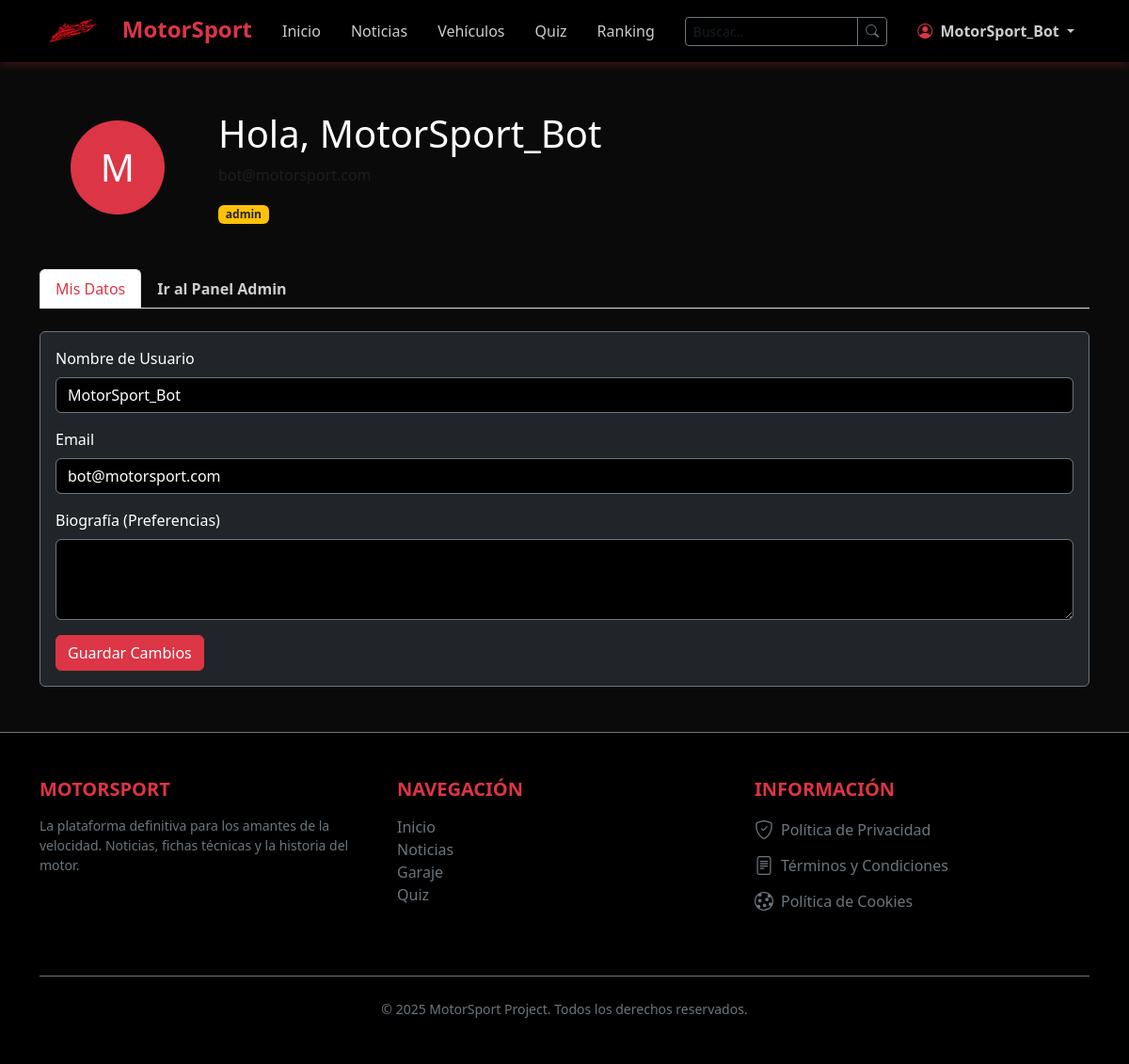
Screenshot of /perfil (signed in) with the database file from the repository.
### models.py (models this page shows, shortened)
class User(UserMixin, db.Model):
    __tablename__ = "users"
    id = db.Column(db.Integer, primary_key=True)
    username = db.Column(db.String(50), unique=True, nullable=False)
    email = db.Column(db.String(120), unique=True, nullable=False)
    password_hash = db.Column(db.String(255), nullable=False)
    role = db.Column(db.Enum("user", "editor", "admin"), default="user")
    settings = db.Column(db.JSON, nullable=True)
    score = db.Column(db.Integer, default=0)
    comments = db.relationship("Comment", backref="author_rel", lazy=True)

### app.py (the view)
@app.route("/perfil")
@login_required
def perfil():
    return render_template("perfil.html")

### app.py (called while the page is built)
@login_manager.user_loader
def load_user(user_id):
    return User.query.get(int(user_id))

### templates/perfil.html (shortened to what this page needs)
{% extends "base.html" %}
{% block content %}
<div class="container py-5">
    <div class="row align-items-center mb-5">
        <div class="col-md-2 text-center">
            <div class="bg-danger text-white rounded-circle d-flex align-items-center justify-content-center mx-auto"
                style="width: 100px; height: 100px; font-size: 2.5rem;">
                {{ current_user.username[0] | upper }}
            </div>
        </div>
        <div class="col-md-10">
            <h1 class="text-white">Hola, {{ current_user.username }}</h1>
            <p class="text-muted">{{ current_user.email }}</p>
            <span class="badge bg-warning text-dark">{{ current_user.role }}</span>
        </div>
    </div>
    <ul class="nav nav-tabs mb-4" id="myTab" role="tablist">
        <li class="nav-item">
            <button class="nav-link active" id="datos-tab" data-bs-toggle="tab" data-bs-target="#datos"
                type="button">Mis Datos</button>
        </li>
        {% if current_user.role == 'admin' %}
        <li class="nav-item">
            <a class="nav-link text-danger fw-bold" href="{{ url_for('admin_panel') }}">Ir al Panel Admin</a>
        </li>
        {% endif %}
    </ul>
    <div class="tab-content" id="myTabContent">
        <div class="tab-pane fade show active" id="datos">
            <div class="card bg-dark text-white border-secondary">
                <div class="card-body">
                    <form action="{{ url_for('editar_perfil') }}" method="POST">
                        <div class="mb-3">
                            <label class="form-label">Nombre de Usuario</label>
                            <input type="text" name="username" class="form-control bg-black text-white border-secondary"
                                value="{{ current_user.username }}">
                        </div>
                        <div class="mb-3">
                            <label class="form-label">Email</label>
                            <input type="email" name="email" class="form-control bg-black text-white border-secondary"
                                value="{{ current_user.email }}">
                        </div>
                        <div class="mb-3">
                            <label class="form-label">Biografía (Preferencias)</label>
                            <textarea name="bio" class="form-control bg-black text-white border-secondary"
                                rows="3">{{ current_user.settings.get('bio', '') if current_user.settings else '' }}</textarea>
                        </div>
                        <button type="submit" class="btn btn-danger">Guardar Cambios</button>
                    </form>
                </div>
            </div>
        </div>
    </div>
</div>
{% endblock %}

### templates/base.html (shortened to what this page needs)
<!DOCTYPE html>
<html lang="es">
<head>
    <link href="https://cdn.jsdelivr.net/npm/bootstrap@5.3.2/dist/css/bootstrap.min.css" rel="stylesheet">
    <link rel="stylesheet" href="https://cdn.jsdelivr.net/npm/bootstrap-icons@1.11.1/font/bootstrap-icons.css">
</head>
<body>
    <nav class="navbar navbar-expand-lg navbar-dark fixed-top">
        <div class="container">
            <a class="navbar-brand" href="{{ url_for('home') }}">
                <img src="{{ url_for('static', filename='images/logo.png') }}" alt="MotorSport"
                    style="height:40px; margin-right:10px;">
                <span>MotorSport</span>
            </a>
            <div class="collapse navbar-collapse" id="navbarNav">
                <ul class="navbar-nav mx-auto align-items-center">
                    <li class="nav-item">
                        <a class="nav-link {% if request.endpoint == 'home' %}active{% endif %}"
                            href="{{ url_for('home') }}">Inicio</a>
                    </li>
                    <li class="nav-item">
                        <a class="nav-link {% if request.endpoint == 'noticias' %}active{% endif %}"
                            href="{{ url_for('noticias') }}">Noticias</a>
                    </li>
                    <li class="nav-item">
                        <a class="nav-link {% if request.endpoint == 'vehiculos' %}active{% endif %}"
                            href="{{ url_for('vehiculos') }}">Vehículos</a>
                    </li>
                    <li class="nav-item">
                        <a class="nav-link {% if request.endpoint == 'quiz' %}active{% endif %}"
                            href="{{ url_for('quiz') }}">Quiz</a>
                    </li>
                    <li class="nav-item">
                        <a class="nav-link {% if request.endpoint == 'ranking' %}active{% endif %}"
                            href="{{ url_for('ranking') }}">Ranking</a>
                    </li>
                </ul>
                <form class="d-flex mx-3" action="{{ url_for('buscar') }}" method="GET">
                    <div class="input-group">
                        <input class="form-control form-control-sm bg-black text-white border-secondary" type="search"
                            name="q" placeholder="Buscar..." aria-label="Search">
                        <button class="btn btn-sm btn-outline-secondary" type="submit">
                            <i class="bi bi-search"></i>
                        </button>
                    </div>
                </form>
                <ul class="navbar-nav align-items-center">
                    {% if current_user.is_authenticated %}
                    <li class="nav-item dropdown">
                        <a class="nav-link dropdown-toggle btn btn-outline-dark border-0 text-white" href="#"
                            role="button" data-bs-toggle="dropdown">
                            <i class="bi bi-person-circle text-danger"></i>
                            <span class="fw-bold ms-1">{{ current_user.username }}</span>
                        </a>
                    </li>
                    {% else %}
                    <li class="nav-item">
                        <a class="btn btn-danger btn-sm px-4 rounded-pill fw-bold" href="{{ url_for('login') }}">
                            Acceder
                        </a>
                    </li>
                    {% endif %}
                </ul>
            </div>
        </div>
    </nav>
    <div style="padding-top: 70px; flex: 1;">
        {% block content %}{% endblock %}
    </div>
    <footer class="bg-black text-white border-top border-secondary mt-auto py-5">
        <div class="container">
            <div class="row gy-4">
                <div class="col-lg-4 col-md-6">
                    <h5 class="text-danger fw-bold text-uppercase mb-3">MotorSport</h5>
                    <p class="small text-secondary">
                        La plataforma definitiva para los amantes de la velocidad.
                        Noticias, fichas técnicas y la historia del motor.
                    </p>
                </div>
                <div class="col-lg-4 col-md-6">
                    <h5 class="text-danger fw-bold text-uppercase mb-3">Navegación</h5>
                    <ul class="list-unstyled text-secondary">
                        <li><a href="{{ url_for('home') }}"
                                class="text-decoration-none text-secondary hover-white">Inicio</a></li>
                        <li><a href="{{ url_for('noticias') }}"
                                class="text-decoration-none text-secondary hover-white">Noticias</a></li>
                        <li><a href="{{ url_for('vehiculos') }}"
                                class="text-decoration-none text-secondary hover-white">Garaje</a></li>
                        <li><a href="{{ url_for('quiz') }}"
                                class="text-decoration-none text-secondary hover-white">Quiz</a></li>
                    </ul>
                </div>
                <div class="col-lg-4 col-md-12">
                    <h5 class="text-danger fw-bold text-uppercase mb-3">INFORMACIÓN</h5>
                    <ul class="list-unstyled">
                        <li class="mb-2">
                            <a href="{{ url_for('privacidad') }}"
                                class="text-decoration-none text-secondary d-flex align-items-center gap-2 hover-white">
                                <i class="bi bi-shield-check fs-5"></i> Política de Privacidad
                            </a>
                        </li>
                        <li class="mb-2">
                            <a href="{{ url_for('terminos') }}"
                                class="text-decoration-none text-secondary d-flex align-items-center gap-2 hover-white">
                                <i class="bi bi-file-text fs-5"></i> Términos y Condiciones
                            </a>
                        </li>
                        <li class="mb-2">
                            <a href="{{ url_for('cookies') }}"
                                class="text-decoration-none text-secondary d-flex align-items-center gap-2 hover-white">
                                <i class="bi bi-cookie fs-5"></i> Política de Cookies
                            </a>
                        </li>
                    </ul>
                </div>
            </div>
            <div class="text-center text-secondary small mt-5 border-top border-secondary pt-4">
                &copy; 2025 MotorSport Project. Todos los derechos reservados.
            </div>
        </div>
    </footer>
</body>
</html>

### templates/base.html (style rules this page uses)
:root { --primary-color: #dc3545; --secondary-color: #212529; --accent-color: #ffc107; }
body { font-family: 'Segoe UI', Tahoma, Geneva, Verdana, sans-serif; background-color: #0a0a0a; color: #ffffff; min-height: 100vh; display: flex; flex-direction: column; }
.navbar { background-color: rgba(0, 0, 0, 0.95) !important; backdrop-filter: blur(10px); box-shadow: 0 2px 10px rgba(220, 53, 69, 0.3); }
.navbar-brand { font-weight: bold; font-size: 1.5rem; color: var(--primary-color) !important; }
.nav-link { color: rgba(255, 255, 255, 0.8) !important; transition: color 0.3s; padding-left: 1rem !important; padding-right: 1rem !important; }
.nav-link:hover, .nav-link.active { color: var(--primary-color) !important; }
footer { background-color: #050505; border-top: 1px solid #333; margin-top: auto; padding-top: 60px; }

### rows the page displays
User: username "MotorSport_Bot", username "M", email "bot@motorsport.com", role "admin"
